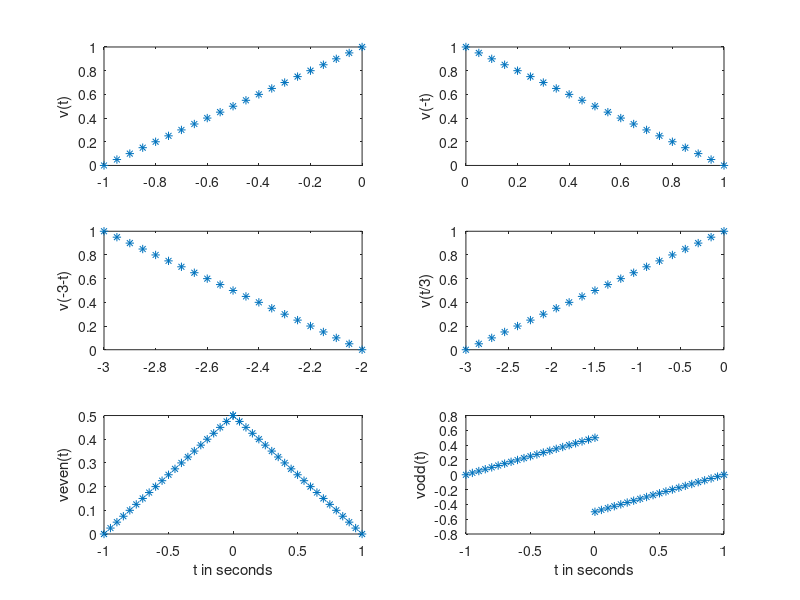

Write the MATLAB code that produced this figure.

	clf	%clear the plotting area
	t=-1:0.05:0;	%discrete time points
	v=t+1;	%given plot
	ft=-fliplr(t);	%reversing time and changing sign
	fv=fliplr(v);	%reversing v
	%generating a 3x2 plot and plotting v verses t
	subplot(3,2,1),plot(t,v,'*')		
	ylabel('v(t)'); %labeling the y axis
	subplot(3,2,2),plot(ft,fv,'*')	
	ylabel('v(-t)'); %labeling the next plot
	st=ft-3;	%shifting by -3
	sv=fv;
	subplot(3,2,3),plot(st,sv,'*')
	ylabel('v(-3-t)');  
	sct=3*t; %changing the range of t
	scv=sct/3+1;	%scaled v
	subplot(3,2,4),plot(sct,scv,'*')
	ylabel('v(t/3)');  
	veven=1/2*[v fv];
	%row of t values extended to ft values
	subplot(3,2,5),plot([t ft],veven,'*')	
	ylabel('veven(t)'), xlabel('t in seconds')  
	vodd=1/2*[v -fv];
	subplot(3,2,6),plot([t ft],vodd,'*')
	ylabel('vodd(t)'), xlabel('t in seconds')  
    
